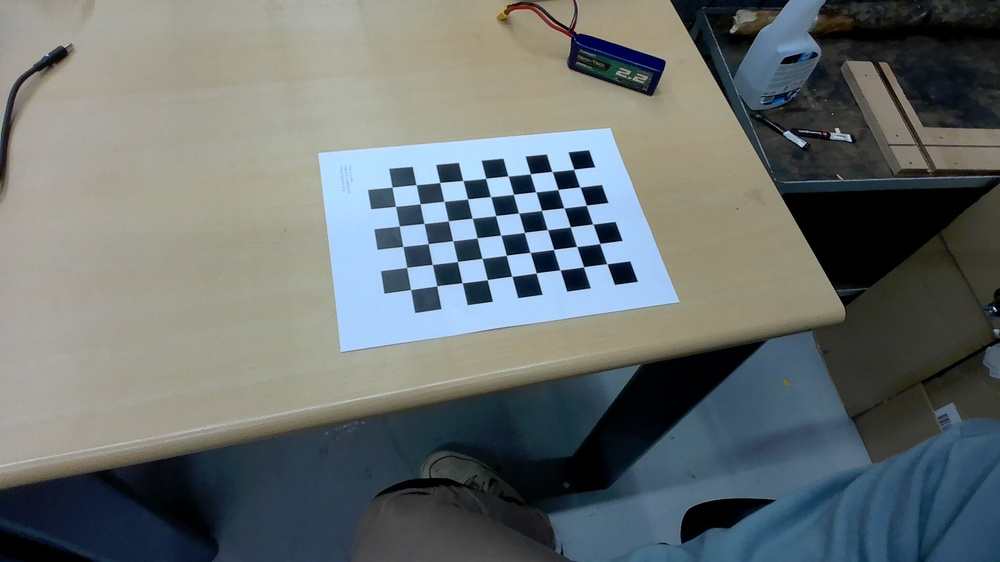
#> input picture calibration/images/2023-03-03-202255.jpg, 1000 x 562 px, shrunk from 1920 x 1080 before the run; its folder holds only this picture in this run
$ python camera_calib.py
#> lines starting #> are read from the running program, lines starting #| are printed output that depends on the picture; after the words box and inside, x2 and y2 are one past the last pixel; in counts of white or black regions, pixels touching at a corner belong together; long printed decimals are rounded
# Import required modules
import cv2
import numpy as np
import os
import glob


# Define the dimensions of checkerboard
CHECKERBOARD = (6, 9)


# stop the iteration when specified
# accuracy, epsilon, is reached or
# specified number of iterations are completed.
criteria = (cv2.TERM_CRITERIA_EPS +
			cv2.TERM_CRITERIA_MAX_ITER, 30, 0.001)


# Vector for 3D points
threedpoints = []

# Vector for 2D points
twodpoints = []


# 3D points real world coordinates
objectp3d = np.zeros((1, CHECKERBOARD[0]
					* CHECKERBOARD[1],
					3), np.float32)
objectp3d[0, :, :2] = np.mgrid[0:CHECKERBOARD[0],
							0:CHECKERBOARD[1]].T.reshape(-1, 2)
prev_img_shape = None


# Extracting path of individual image stored
# in a given directory. Since no path is
# specified, it will take current directory
# jpg files alone
images = glob.glob('/home/jonathas/pi_vision/calibration/images/*.jpg')
print(images)
for filename in images:
	image = cv2.imread(filename)
#> image is the input picture: shape (562, 1000, 3); mean B, G, R 111.6, 111.5, 104.5
	grayColor = cv2.cvtColor(image, cv2.COLOR_BGR2GRAY)
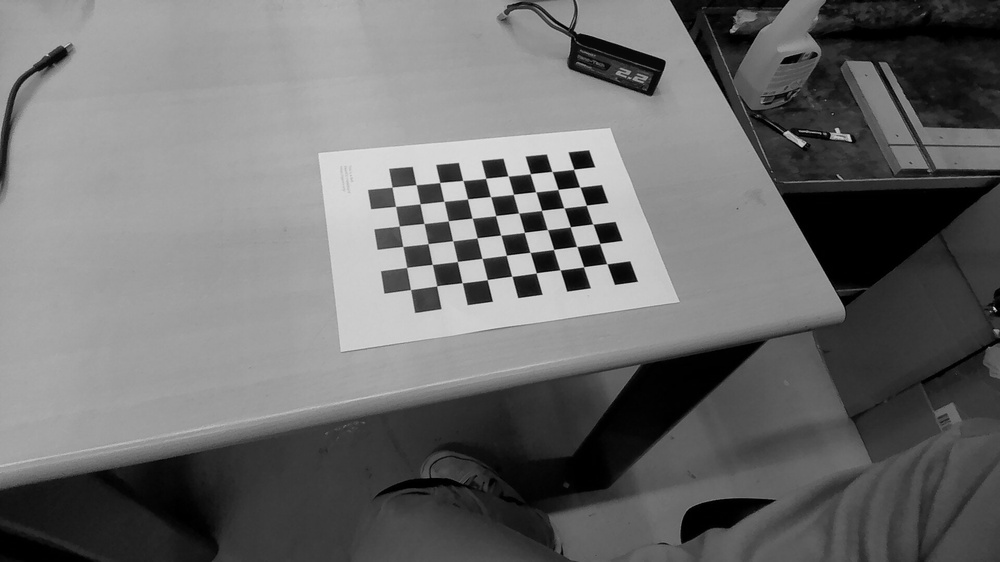
#> grayColor: shape (562, 1000); min 0, max 226, mean 109.4

	# Find the chess board corners
	# If desired number of corners are
	# found in the image then ret = true
	ret, corners = cv2.findChessboardCorners(
					grayColor, CHECKERBOARD,
					cv2.CALIB_CB_ADAPTIVE_THRESH
					+ cv2.CALIB_CB_FAST_CHECK +
					cv2.CALIB_CB_NORMALIZE_IMAGE)
#> ret = True; corners = 54 rows, first 8: [573.7, 169.2], [579.8, 187], [586.4, 205.2], [592.8, 224], [599.7, 243.4], [607, 263.7], [552, 171.5], [558.1, 189.4]

	# If desired number of corners can be detected then,
	# refine the pixel coordinates and display
	# them on the images of checker board
	if ret == True:
		threedpoints.append(objectp3d)

		# Refining pixel coordinates
		# for given 2d points.
		corners2 = cv2.cornerSubPix(
			grayColor, corners, (11, 11), (-1, -1), criteria)
#> corners2 = 54 rows, first 8: [573.7, 169.3], [579.8, 187], [586.3, 205.3], [592.8, 224], [599.7, 243.5], [606.8, 263.7], [552.1, 171.5], [558, 189.5]

		twodpoints.append(corners2)

		# Draw and display the corners
		image = cv2.drawChessboardCorners(image,
										CHECKERBOARD,
										corners2, ret)
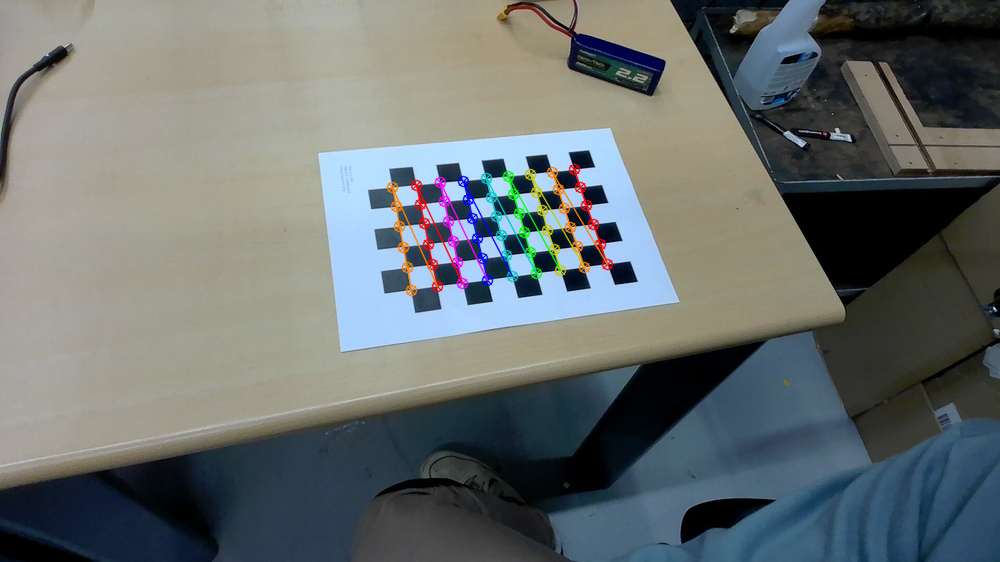
#> image: shape (562, 1000, 3); 1.62% of pixels changed, all inside (x1, y1, x2, y2) = (386, 163, 614, 297)

	cv2.imshow('img', image)
	cv2.waitKey(0)

cv2.destroyAllWindows()

h, w = image.shape[:2]
#> h = 562; w = 1000


# Perform camera calibration by
# passing the value of above found out 3D points (threedpoints)
# and its corresponding pixel coordinates of the
# detected corners (twodpoints)
ret, matrix, distortion, r_vecs, t_vecs = cv2.calibrateCamera(
	threedpoints, twodpoints, grayColor.shape[::-1], None, None)
#> ret = 0.112; matrix = [[682.4, 0, 494.2], [0, 681.1, 259.5], [0, 0, 1]]; distortion = [[0.0746, 9.49, -0.0111, -0.00794, -229.3]]; r_vecs = ([-0.556, 0.3, 1.35],); t_vecs = ([3.52, -3.98, 30.35],)


# Displaying required output
print(" Camera matrix:")
print(matrix)
#| [[682.359   0.         494.239]
#|  [  0.         681.115 259.482]
#|  [  0.           0.           1.        ]]

print("\n Distortion coefficient:")
print(distortion)
#| [[ 7.45538444e-02  9.49292567e+00 -1.10874937e-02 -7.93525465e-03
#|   -2.29304864e+02]]

print("\n Rotation Vectors:")
print(r_vecs)
#| (array([[-0.5559],
#|        [ 0.3005  ],
#|        [ 1.345]]),)

print("\n Translation Vectors:")
print(t_vecs)
#| (array([[ 3.519],
#|        [-3.985],
#|        [30.346]]),)

$ run again, on calibration/images/2023-03-03-202345.jpg
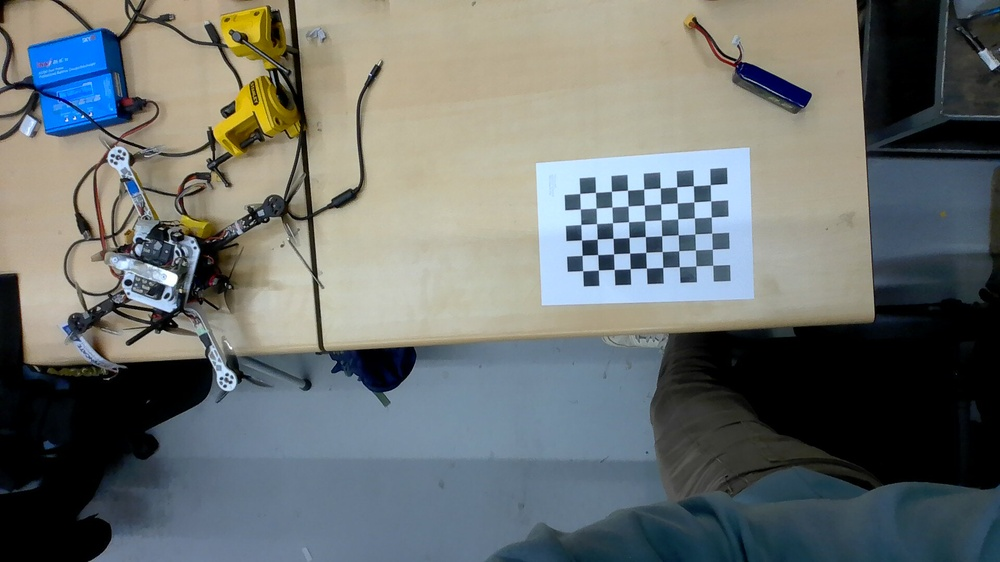
#> input picture calibration/images/2023-03-03-202345.jpg, 1000 x 562 px, shrunk from 1920 x 1080 before the run
#> image is the input picture: shape (562, 1000, 3); mean B, G, R 111.7, 113.3, 108
#> `grayColor = cv2.cvtColor(image, cv2.COLOR_BGR2GRAY)`:
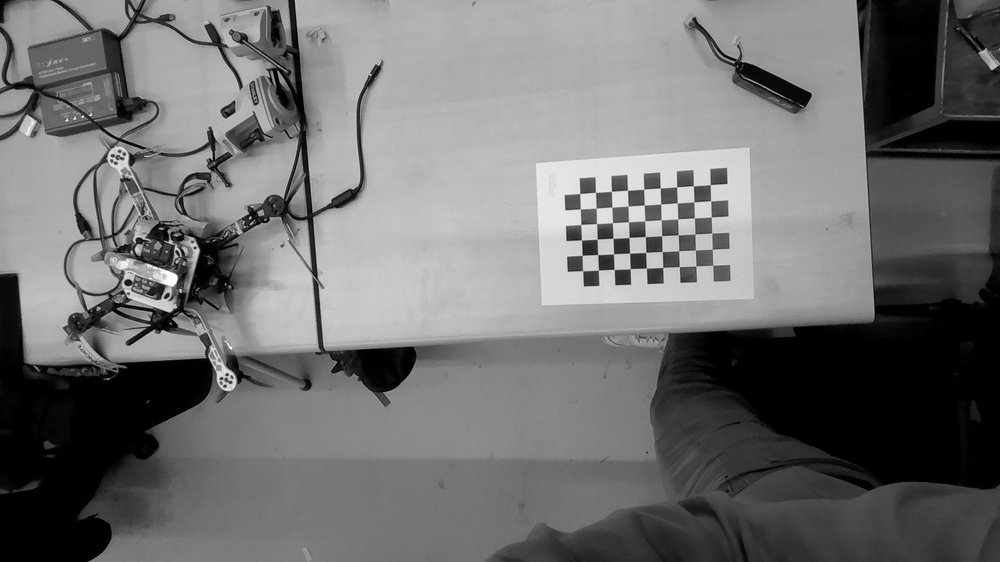
#> grayColor: shape (562, 1000); min 0, max 255, mean 111.6
#> `ret, corners = cv2.findChessboardCorners( grayColor, CHECKERBOARD, cv2..`: ret = True; corners = 54 rows, first 8: [710.3, 184.7], [710.7, 200.8], [711.3, 217], [711.7, 233.1], [712.3, 249.3], [712.8, 265.2], [693.4, 185.8], [693.9, 201.9]
#> corners2 = 54 rows, first 8: [710.3, 184.7], [710.6, 200.8], [711.3, 217], [711.7, 233.1], [712.3, 249.2], [712.7, 265.3], [693.4, 185.8], [694, 201.9]
#> `image = cv2.drawChessboardCorners(image, CHECKERBOARD, corners2, ret)`:
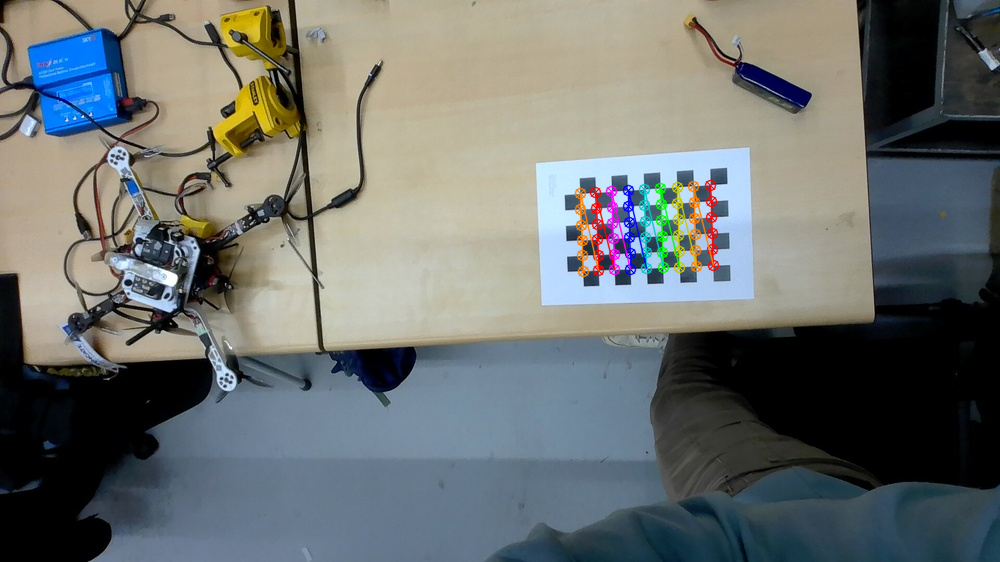
#> image: shape (562, 1000, 3); 1.4% of pixels changed, all inside (x1, y1, x2, y2) = (574, 179, 720, 278)
#> `ret, matrix, distortion, r_vecs, t_vecs = cv2.calibrateCamera( threedp..`: ret = 0.086; matrix = [[310.6, 0, 484.2], [0, 314.2, 268.8], [0, 0, 1]]; distortion = [[0.0525, -0.0257, 0.000192, -0.00567, -0.00918]]; r_vecs = ([0.0818, 0.0526, 1.53],); t_vecs = ([14.23, -5.22, 19.7],)
#| [[310.626   0.         484.215 ]
#|  [  0.         314.203 268.768]
#|  [  0.           0.           1.        ]]
#| [[ 0.05246 -0.0257  0.000192 -0.005675  -0.009183]]
#| (array([[0.08183],
#|        [0.05255],
#|        [1.525]]),)
#| (array([[14.228],
#|        [-5.215],
#|        [19.695]]),)

$ run again, on calibration/images/2023-03-03-202352.jpg
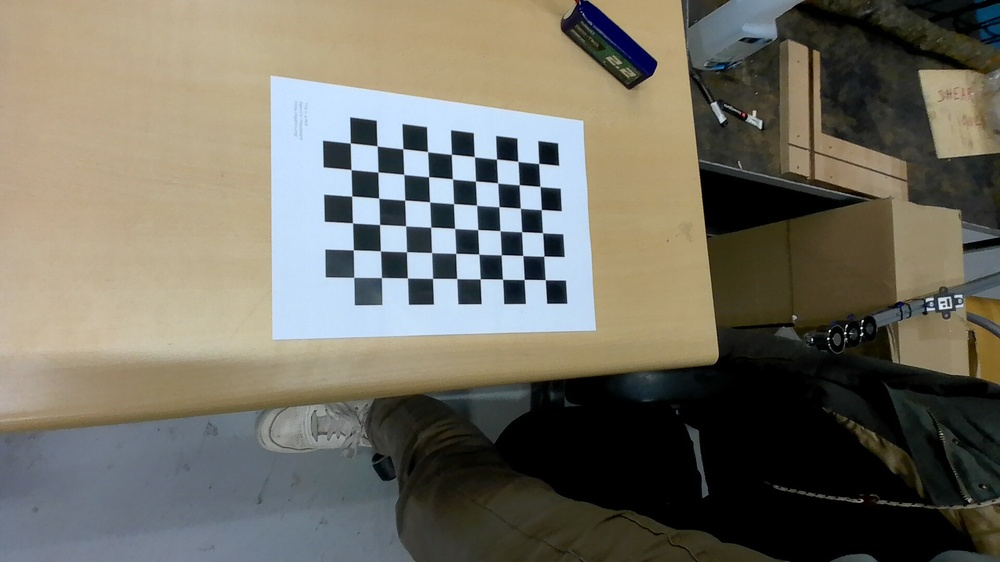
#> input picture calibration/images/2023-03-03-202352.jpg, 1000 x 562 px, shrunk from 1920 x 1080 before the run
#> image is the input picture: shape (562, 1000, 3); mean B, G, R 99.1, 110.6, 113.5
#> `grayColor = cv2.cvtColor(image, cv2.COLOR_BGR2GRAY)`:
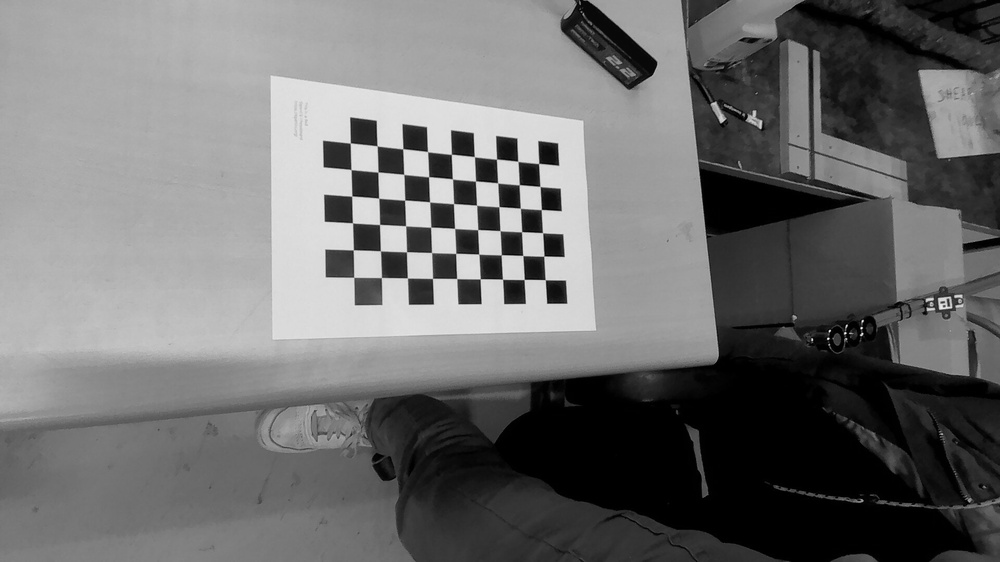
#> grayColor: shape (562, 1000); min 0, max 255, mean 110.2
#> `ret, corners = cv2.findChessboardCorners( grayColor, CHECKERBOARD, cv2..`: ret = True; corners = 54 rows, first 8: [538.7, 163.4], [539.9, 186.4], [541.4, 209.5], [542.5, 232.7], [543.9, 256], [545.3, 279.7], [517.7, 161.3], [519.4, 184.6]
#> corners2 = 54 rows, first 8: [538.7, 163.5], [540, 186.5], [541.3, 209.5], [542.6, 232.8], [543.9, 256.1], [545.2, 279.7], [517.9, 161.4], [519.2, 184.7]
#> `image = cv2.drawChessboardCorners(image, CHECKERBOARD, corners2, ret)`:
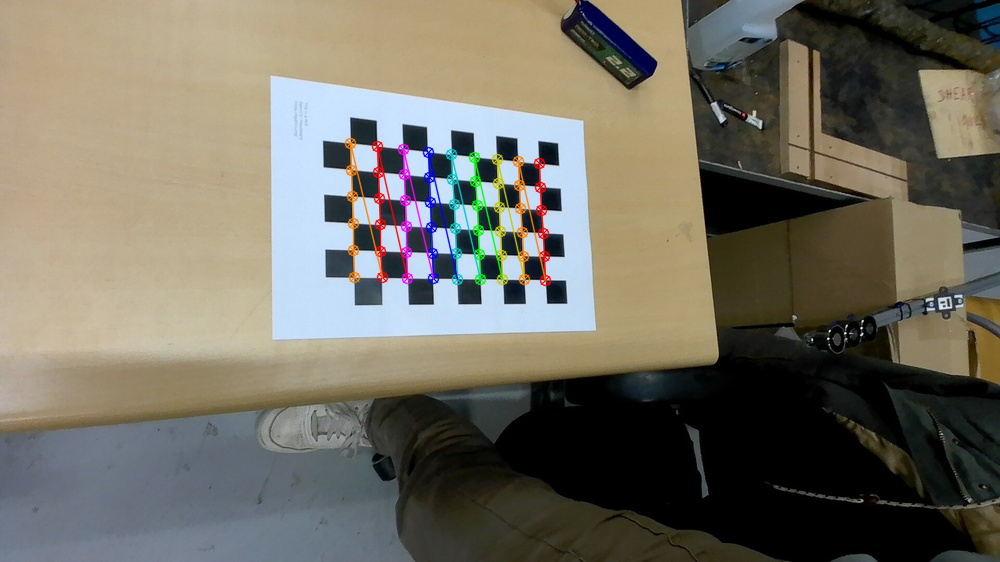
#> image: shape (562, 1000, 3); 1.85% of pixels changed, all inside (x1, y1, x2, y2) = (344, 137, 552, 287)
#> `ret, matrix, distortion, r_vecs, t_vecs = cv2.calibrateCamera( threedp..`: ret = 0.095; matrix = [[642.4, 0, 514.1], [0, 646.8, 280.7], [0, 0, 1]]; distortion = [[0.161, 0.411, -0.00169, 0.00621, -5.38]]; r_vecs = ([-0.47, -0.256, 1.52],); t_vecs = ([1.05, -5, 27.76],)
#| [[642.388   0.         514.134]
#|  [  0.         646.848 280.735]
#|  [  0.           0.           1.        ]]
#| [[ 1.61480483e-01  4.11492731e-01 -1.68514604e-03  6.20771441e-03
#|   -5.38461869e+00]]
#| (array([[-0.4701],
#|        [-0.256],
#|        [ 1.515]]),)
#| (array([[ 1.050],
#|        [-4.997],
#|        [27.759]]),)
